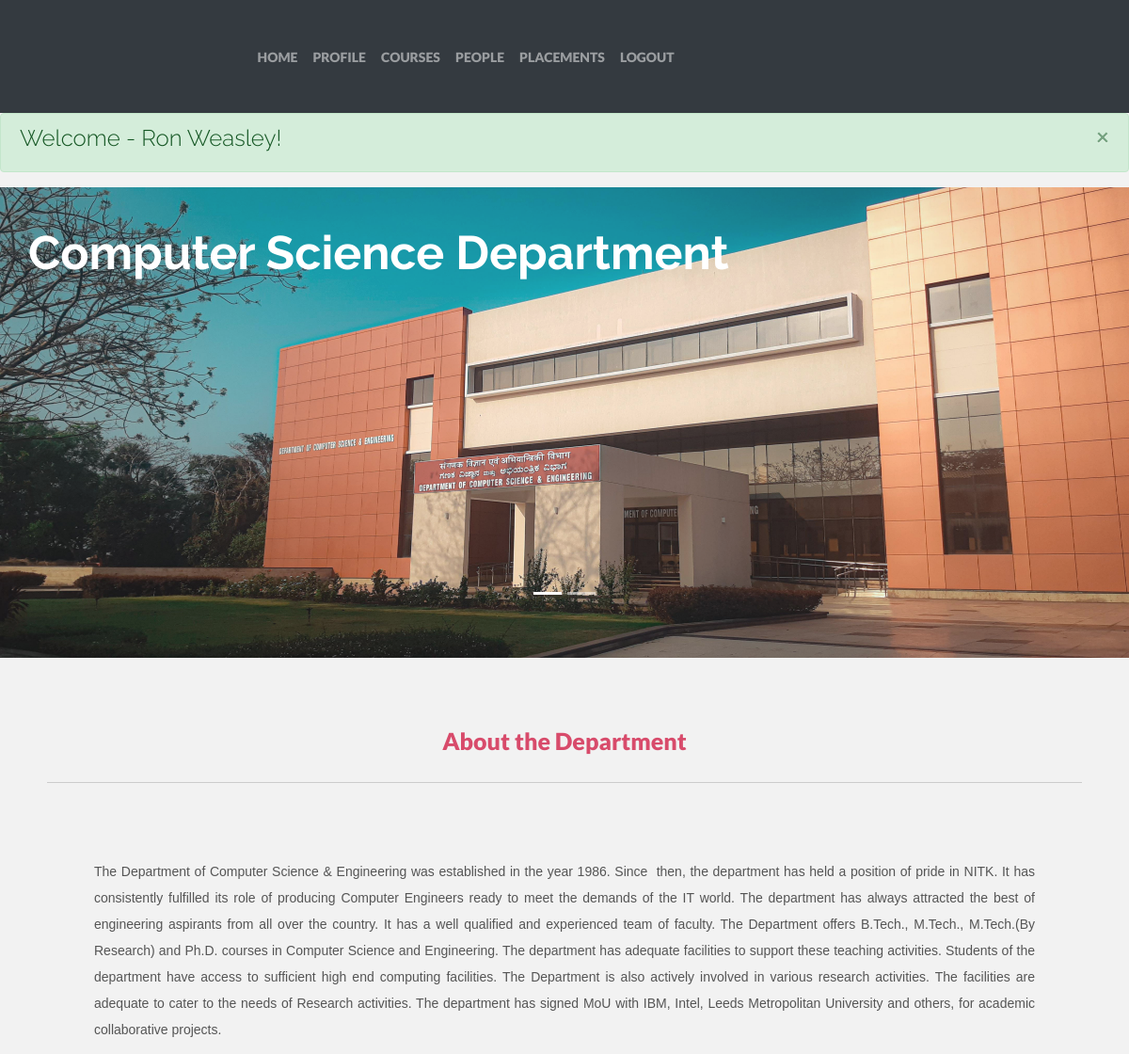
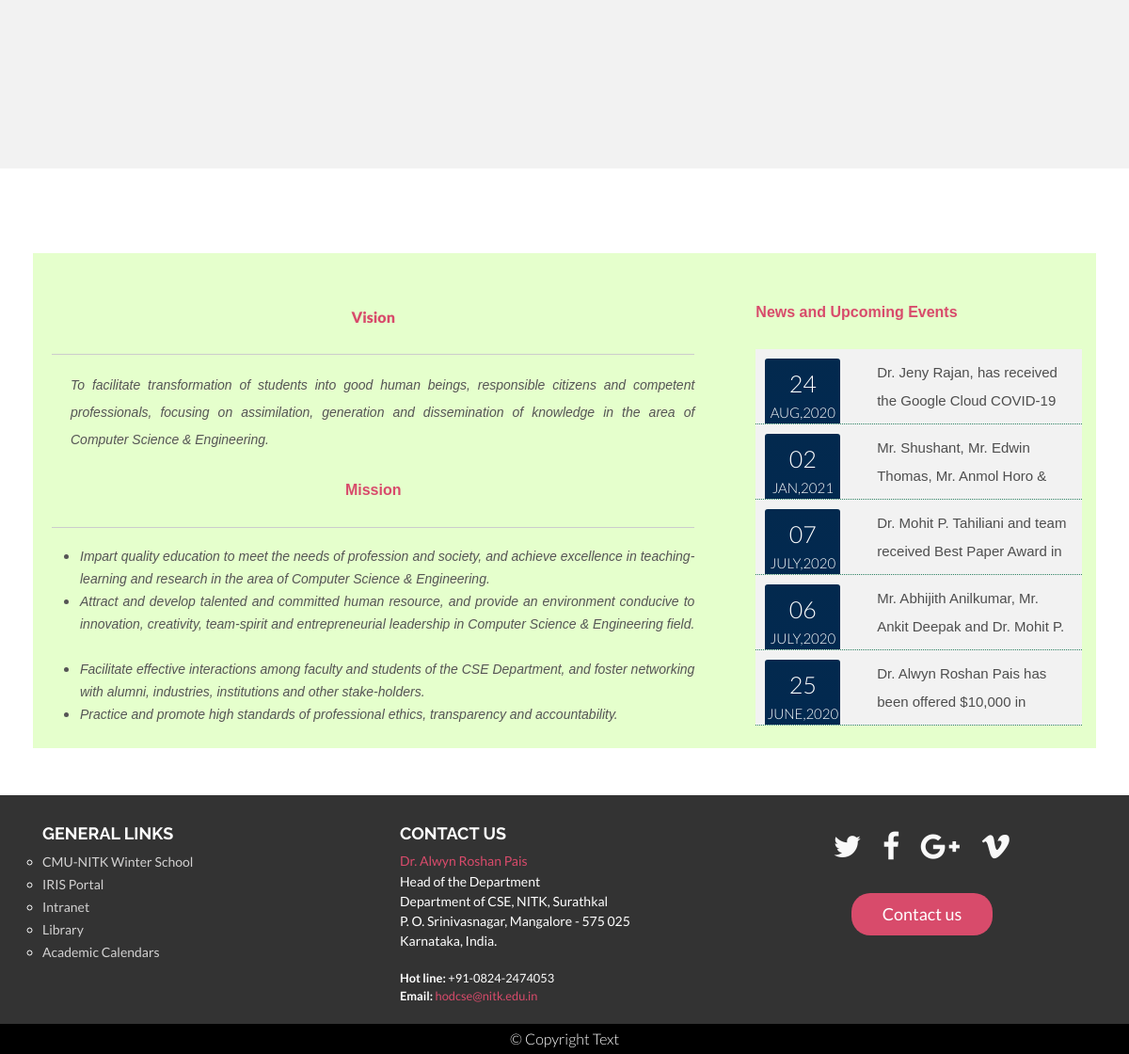
The app's page /index.php (signed in) with its own data (2 pictures, top to bottom).
### tables this page shows
CREATE TABLE `news` (
  `News_id` int(11) NOT NULL,
  `day` varchar(4) NOT NULL,
  `Date` varchar(11) NOT NULL,
  `Content` varchar(100) NOT NULL
);

### index.php (the view, shortened to what this page needs)
<!doctype html>
<html lang="en">
  <head>
    <link rel="stylesheet" href="http://cdnjs.cloudflare.com/ajax/libs/font-awesome/4.6.3/css/font-awesome.min.css">
    <link rel="stylesheet" href="https://stackpath.bootstrapcdn.com/bootstrap/4.5.0/css/bootstrap.min.css">
    <link rel="stylesheet" type="text/css" href="css/style.css">
    <link href="css/font-awesome.min.css" rel="stylesheet">
  </head>
  <body>
    <?php
    require 'partials/_nav.php';
    ?>
    <div class="">
        <div class="alert alert-success alert-dismissible fade show" role="alert">
        <h4 class="alert-heading">Welcome - <?php echo $_SESSION['Name']; ?>!</h4>
        <button type="button" class='close' data-dismiss='alert' aria-label='Close'>
          <span aria-hidden='true'>&times;</span>
        </button>
        </div>
    </div>
<div id="demo" class="carousel slide slidespc" data-ride="carousel">
  <ul class="carousel-indicators">
    <li data-target="#demo" data-slide-to="0" class="active"></li>
    <li data-target="#demo" data-slide-to="1"></li>
  </ul>
  <div class="carousel-inner">
    <div class="carousel-item active ">
          <img style="width: 100%; height: 500px; opacity: 0.9;
	filter: alpha(opacity=80);" src="dept.jpg" alt="CSE deptartment">
            <div class="carousel-caption">
              <h3 class="top-left" style="color: #fff; font-size: 50px; font-weight: 700;">Computer Science Department </h3>
            </div>
    </div>
    </div>
  </div>
<br />
<div style="padding: 50px 50px;">
					<p style="font-size: 13.008px; text-align: center;"><span style="font-size:25px; text-align: center; font-weight: bold;"><span style="color: #d84b6b;"><span><strong>About the Department</strong></span></span></span></p>
					<hr />
					<p style="font-size: 13.008px;">   </p>
					<p style="font-size: 13.008px; text-align: justify; padding: 10px 50px;"><span style="font-size:14px;"><span style="font-family:arial,helvetica,sans-serif;">The Department of Computer Science &amp; Engineering was established in the year 1986. Since  then, the department has held a position of pride in NITK. It has consistently fulfilled its role of producing Computer Engineers ready to meet the demands of the IT world. The department has always attracted the best of engineering aspirants from all over the country. It has a well qualified and experienced team of faculty. The Department offers B.Tech., M.Tech., M.Tech.(By Research) and Ph.D. courses in Computer Science and Engineering. The department has adequate facilities to support these teaching activities. Students of the department have access to sufficient high end computing facilities. The Department is also actively involved in various research activities. The facilities are adequate to cater to the needs of Research activities. The department has signed MoU with IBM, Intel, Leeds Metropolitan University and others, for academic collaborative projects.</span></span></p>
					<p style="font-size: 13.008px;">   </p>
					<p style="font-size: 13.008px;">   </p>
				</div>
		<div class="row" style="padding:  90px 50px 50px 50px; background-color: #fff;">
      <div class="vision col-8" style="padding: 30px 50px 0px 20px; background-color: #e5ffcc; ">
      <br />
      <p style="text-align: center;"><span><span ><span style="color:#d84b6b; font-weight: bold;"><strong style="font-size: 16.008px;">Vision</strong></span></span></span></p>
            <hr />
            <div style="margin-left: 20px;">
            <p style="text-align: justify;"><span style="font-size:14px;"><span style="font-family:arial,helvetica,sans-serif;"><em><span style="line-height: 1.538em;">To facilitate transformation of students into good human beings, responsible citizens and competent professionals, focusing on assimilation, generation and dissemination of knowledge in the area of Computer Science &amp; Engineering.  </span></em></span></span></p>
</div>
            <p style="text-align: center;"><span style="font-size:16px;"><span style="font-family:arial,helvetica,sans-serif;"><span style="color: #d84b6b; font-weight: bold;"><strong>Mission</strong></span></span></span></p>
            <hr />
            <div style="margin-left: 30px;">
            <ul>
                <li style="text-align: justify;"><span style="font-size:14px;"><span style="font-family:arial,helvetica,sans-serif;"><em>Impart quality education to meet the needs of profession and society, and achieve excellence in teaching-learning and research in the area of Computer Science &amp; Engineering.  </em></span></span></li>
                <li style="text-align: justify;"><span style="font-size:14px;"><span style="font-family:arial,helvetica,sans-serif;"><em>Attract and develop talented and committed human resource, and provide an environment conducive to innovation, creativity, team-spirit and entrepreneurial leadership in Computer Science &amp; Engineering field.  </em></span></span></li>
                <li style="text-align: justify;"><span style="font-size:14px;"><span style="font-family:arial,helvetica,sans-serif;"><em>Facilitate effective interactions among faculty and students of the <span data-scayt_word="CSE" data-scaytid="1">CSE</span> Department, and foster networking with alumni, industries, institutions and other stake-holders.</em></span></span></li>
                <li style="text-align: justify;"><span style="font-size:14px;"><span style="font-family:arial,helvetica,sans-serif;"><em>Practice and promote high standards of professional ethics, transparency and accountability.</em></span></span></li>
            </ul>
</div>
      </div>
      <div class="news-scroll col-4" style="background-color: #e5ffcc; padding: 50px -20px 0px 0px;">
      <br />
      <br />
      <p><span style="color:#000000;"><strong style="font-size: 13.008px;"><span style="font-family: arial, helvetica, sans-serif; font-size: 16px; color: #d84b6b; text-align: center; font-weight: bold;">News and Upcoming Events</span></strong></span></p>
        <div id="nt-example1-container">
                <ul id="nt-example1">
              <?php
              require 'partials/_dbconnect.php';
              if($_SERVER['REQUEST_METHOD'] =="GET"){
              $query = "SELECT * FROM news";
              $result = mysqli_query($link,$query);
               while ($row =mysqli_fetch_array($result)) {?>
               <li><div class="row src"><div class="col-4">
                        <div class="date-blk" id="news-div"><span id="n-span1">
                <?php echo "".$row["day"]."";  ?> </span><span id="n-span2"> <?php echo "".$row["Date"].""; ?></div></div> <div class="col-8" id="n-content" style="font-family:arial,helvetica,sans-serif;"><?php echo"".$row["Content"]."";?></div></em></div></li>
              <?php }
            }
              ?>
                </ul>
            </div>
            <br />
      </div>
    </div>
    <?php
    require 'partials/_footer.php';
    ?>
  </body>
</html>

### css/style.css (style rules this page uses)
body { background-color: #f2f2f2; font-family: "Lato"; font-weight: 300; font-size: 16px; color: #555; -webkit-font-smoothing: antialiased; -webkit-overflow-scrolling: touch; }
h1, h2, h3, h4, h5, h6 { font-family: "Raleway"; font-weight: 300; color: #333; }
p { line-height: 28px; margin-bottom: 25px; }
hr { display: block; height: 1px; border: 0; border-top: 1px solid #ccc; margin: 1em 0; padding: 0; }
body { overflow-x: hidden; }
ul, li { margin: 0; padding: 0; }
.carousel-inner>.carousel-item>img { width: 100%; height: 450px; }
.carousel-caption .top-left { position: absolute; top: -400px; left: -150px; }
.carousel-indicators { top: 420px; }
#nt-example1 { max-width: 620px; margin: auto; }
#nt-example1-container { text-align: center; }
#nt-example1 li { color: #4e4e4e; background: #F2F2F2; overflow: hidden; height: 80px; padding: 10px; line-height: 30px; list-style: none; font-size: 24px; text-align: left; border-bottom: 1px dotted #2c8162; }
#news-div { border-radius: 3px; display: inline-block; float: left; color: #fff; text-align: center; padding: 14px 0; margin-right: 20px; text-transform: uppercase; width: 90%; height: 95%; background: #02294e; background: -webkit-linear-gradient(to top, #012951, #03294e); background: linear-gradient(to top, #012951, #03294e); }
#n-span1 { display: block; font-size: 25px; font-weight: 300; margin-top: 0px; line-height: 25px; color: #fff; }
#n-span2 { font-size: 15px; color: #fff; }
#n-content { font-size: 15px; font-family: arial, helvetica, sans-serif; }

### records on screen
news: day "24", Date "AUG,2020", Content "Dr. Jeny Rajan, has received the Google Cloud COVID-19…"
news: day "02", Date "JAN,2021", Content "Mr. Shushant, Mr. Edwin Thomas, Mr. Anmol Horo &…"
news: day "07", Date "JULY,2020", Content "Dr. Mohit P. Tahiliani and team received Best Paper Award in…"
news: day "06", Date "JULY,2020", Content "Mr. Abhijith Anilkumar, Mr. Ankit Deepak and Dr. Mohit P.…"
news: day "25", Date "JUNE,2020", Content "Dr. Alwyn Roshan Pais has been offered $10,000 in…"

### other values on screen
$_SESSION['Name'] "Ron Weasley"
